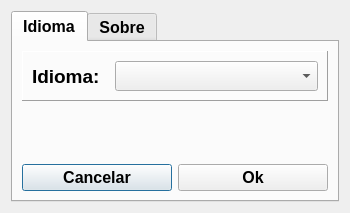
<?xml version="1.0" encoding="UTF-8"?>
<ui version="4.0">
 <class>configDash</class>
 <widget class="QDialog" name="configDash">
  <property name="geometry">
   <rect>
    <x>0</x>
    <y>0</y>
    <width>350</width>
    <height>213</height>
   </rect>
  </property>
  <property name="minimumSize">
   <size>
    <width>350</width>
    <height>213</height>
   </size>
  </property>
  <property name="maximumSize">
   <size>
    <width>350</width>
    <height>213</height>
   </size>
  </property>
  <property name="font">
   <font>
    <pointsize>12</pointsize>
   </font>
  </property>
  <property name="windowTitle">
   <string>Dialog</string>
  </property>
  <layout class="QGridLayout" name="gridLayout_2">
   <item row="0" column="0">
    <widget class="QTabWidget" name="tabWidget">
     <property name="font">
      <font>
       <weight>75</weight>
       <bold>true</bold>
      </font>
     </property>
     <property name="tabShape">
      <enum>QTabWidget::Rounded</enum>
     </property>
     <property name="currentIndex">
      <number>0</number>
     </property>
     <property name="elideMode">
      <enum>Qt::ElideNone</enum>
     </property>
     <widget class="QWidget" name="tab">
      <attribute name="title">
       <string>Idioma</string>
      </attribute>
      <layout class="QGridLayout" name="gridLayout_3">
       <item row="0" column="0">
        <layout class="QVBoxLayout" name="verticalLayout">
         <item>
          <widget class="QFrame" name="frame">
           <property name="font">
            <font>
             <pointsize>12</pointsize>
            </font>
           </property>
           <property name="frameShape">
            <enum>QFrame::Panel</enum>
           </property>
           <property name="frameShadow">
            <enum>QFrame::Raised</enum>
           </property>
           <layout class="QGridLayout" name="gridLayout">
            <item row="0" column="0">
             <layout class="QHBoxLayout" name="horizontalLayout">
              <item>
               <widget class="QLabel" name="label_2">
                <property name="minimumSize">
                 <size>
                  <width>50</width>
                  <height>0</height>
                 </size>
                </property>
                <property name="maximumSize">
                 <size>
                  <width>77</width>
                  <height>16777215</height>
                 </size>
                </property>
                <property name="font">
                 <font>
                  <pointsize>14</pointsize>
                  <weight>75</weight>
                  <bold>true</bold>
                 </font>
                </property>
                <property name="styleSheet">
                 <string notr="true"/>
                </property>
                <property name="text">
                 <string>Idioma:</string>
                </property>
               </widget>
              </item>
              <item>
               <widget class="QComboBox" name="cbPaises">
                <property name="minimumSize">
                 <size>
                  <width>0</width>
                  <height>30</height>
                 </size>
                </property>
               </widget>
              </item>
             </layout>
            </item>
           </layout>
          </widget>
         </item>
         <item>
          <spacer name="verticalSpacer">
           <property name="orientation">
            <enum>Qt::Vertical</enum>
           </property>
           <property name="sizeHint" stdset="0">
            <size>
             <width>20</width>
             <height>40</height>
            </size>
           </property>
          </spacer>
         </item>
         <item>
          <layout class="QHBoxLayout" name="horizontalLayout_3">
           <item>
            <widget class="QPushButton" name="pbCancel">
             <property name="text">
              <string>Cancelar</string>
             </property>
             <property name="icon">
              <iconset resource="rcCDash.qrc">
               <normaloff>:/imagens/cancel.png</normaloff>:/imagens/cancel.png</iconset>
             </property>
            </widget>
           </item>
           <item>
            <widget class="QPushButton" name="pbOk">
             <property name="text">
              <string>Ok</string>
             </property>
             <property name="icon">
              <iconset resource="rcCDash.qrc">
               <normaloff>:/imagens/ok.png</normaloff>:/imagens/ok.png</iconset>
             </property>
            </widget>
           </item>
          </layout>
         </item>
        </layout>
       </item>
      </layout>
     </widget>
     <widget class="QWidget" name="tab_2">
      <attribute name="title">
       <string>Sobre</string>
      </attribute>
      <layout class="QGridLayout" name="gridLayout_4">
       <item row="1" column="0">
        <layout class="QVBoxLayout" name="verticalLayout_2">
         <item>
          <widget class="QLabel" name="label">
           <property name="maximumSize">
            <size>
             <width>16777215</width>
             <height>60</height>
            </size>
           </property>
           <property name="text">
            <string/>
           </property>
           <property name="pixmap">
            <pixmap resource="rcCDash.qrc">:/imagens/logo3.png</pixmap>
           </property>
           <property name="scaledContents">
            <bool>true</bool>
           </property>
          </widget>
         </item>
         <item>
          <spacer name="verticalSpacer_2">
           <property name="orientation">
            <enum>Qt::Vertical</enum>
           </property>
           <property name="sizeHint" stdset="0">
            <size>
             <width>20</width>
             <height>40</height>
            </size>
           </property>
          </spacer>
         </item>
         <item>
          <widget class="QLabel" name="label_3">
           <property name="font">
            <font>
             <weight>75</weight>
             <bold>true</bold>
            </font>
           </property>
           <property name="text">
            <string>É um projeto idealizado por Jean Richard Lima</string>
           </property>
          </widget>
         </item>
         <item>
          <spacer name="verticalSpacer_3">
           <property name="orientation">
            <enum>Qt::Vertical</enum>
           </property>
           <property name="sizeHint" stdset="0">
            <size>
             <width>20</width>
             <height>40</height>
            </size>
           </property>
          </spacer>
         </item>
         <item>
          <widget class="QPushButton" name="pbOkSobre">
           <property name="text">
            <string>Ok</string>
           </property>
           <property name="icon">
            <iconset resource="rcCDash.qrc">
             <normaloff>:/imagens/ok.png</normaloff>:/imagens/ok.png</iconset>
           </property>
          </widget>
         </item>
        </layout>
       </item>
      </layout>
     </widget>
    </widget>
   </item>
  </layout>
 </widget>
 <resources>
  <include location="rcCDash.qrc"/>
 </resources>
 <connections/>
</ui>
